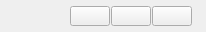
<?xml version="1.0" encoding="UTF-8"?>
<ui version="4.0">
 <class>CLayerControlWidget</class>
 <widget class="QWidget" name="CLayerControlWidget">
  <property name="geometry">
   <rect>
    <x>0</x>
    <y>0</y>
    <width>206</width>
    <height>32</height>
   </rect>
  </property>
  <property name="windowTitle">
   <string>Form</string>
  </property>
  <layout class="QHBoxLayout" name="horizontalLayout">
   <property name="spacing">
    <number>1</number>
   </property>
   <property name="leftMargin">
    <number>0</number>
   </property>
   <property name="topMargin">
    <number>0</number>
   </property>
   <property name="rightMargin">
    <number>14</number>
   </property>
   <property name="bottomMargin">
    <number>0</number>
   </property>
   <item>
    <spacer name="horizontalSpacer_3">
     <property name="orientation">
      <enum>Qt::Horizontal</enum>
     </property>
     <property name="sizeHint" stdset="0">
      <size>
       <width>102</width>
       <height>13</height>
      </size>
     </property>
    </spacer>
   </item>
   <item>
    <widget class="QLabel" name="labelLayer">
     <property name="enabled">
      <bool>false</bool>
     </property>
     <property name="sizePolicy">
      <sizepolicy hsizetype="Fixed" vsizetype="Fixed">
       <horstretch>0</horstretch>
       <verstretch>0</verstretch>
      </sizepolicy>
     </property>
     <property name="minimumSize">
      <size>
       <width>0</width>
       <height>20</height>
      </size>
     </property>
     <property name="maximumSize">
      <size>
       <width>16777215</width>
       <height>20</height>
      </size>
     </property>
     <property name="font">
      <font>
       <kerning>true</kerning>
      </font>
     </property>
     <property name="text">
      <string notr="true"/>
     </property>
    </widget>
   </item>
   <item>
    <widget class="QPushButton" name="pbPlayLayer">
     <property name="sizePolicy">
      <sizepolicy hsizetype="Fixed" vsizetype="Fixed">
       <horstretch>0</horstretch>
       <verstretch>0</verstretch>
      </sizepolicy>
     </property>
     <property name="minimumSize">
      <size>
       <width>40</width>
       <height>20</height>
      </size>
     </property>
     <property name="maximumSize">
      <size>
       <width>40</width>
       <height>20</height>
      </size>
     </property>
     <property name="text">
      <string notr="true"/>
     </property>
    </widget>
   </item>
   <item>
    <widget class="QPushButton" name="pbPauseLayer">
     <property name="sizePolicy">
      <sizepolicy hsizetype="Fixed" vsizetype="Fixed">
       <horstretch>0</horstretch>
       <verstretch>0</verstretch>
      </sizepolicy>
     </property>
     <property name="minimumSize">
      <size>
       <width>40</width>
       <height>20</height>
      </size>
     </property>
     <property name="maximumSize">
      <size>
       <width>40</width>
       <height>20</height>
      </size>
     </property>
     <property name="text">
      <string notr="true"/>
     </property>
    </widget>
   </item>
   <item>
    <widget class="QPushButton" name="pbStopLayer">
     <property name="sizePolicy">
      <sizepolicy hsizetype="Fixed" vsizetype="Fixed">
       <horstretch>0</horstretch>
       <verstretch>0</verstretch>
      </sizepolicy>
     </property>
     <property name="minimumSize">
      <size>
       <width>40</width>
       <height>20</height>
      </size>
     </property>
     <property name="maximumSize">
      <size>
       <width>40</width>
       <height>20</height>
      </size>
     </property>
     <property name="text">
      <string notr="true"/>
     </property>
    </widget>
   </item>
  </layout>
 </widget>
 <resources/>
 <connections/>
</ui>
